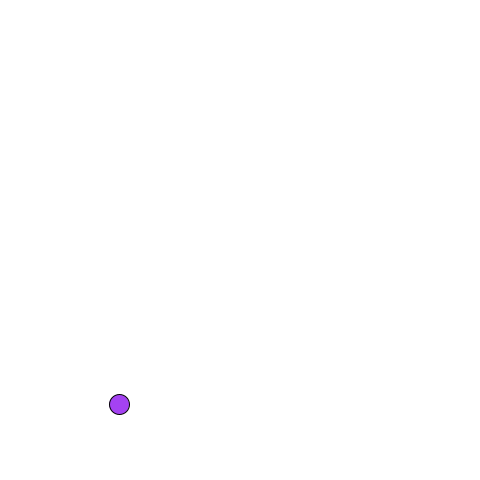
Frame 1 (no input)
Frame 60 (the mouse pressed at the canvas centre just before this capture): identical to frame 1, image omitted
Frame 120 (the mouse held since frame 60 and released just before this capture): identical to frame 1, image omitted

The Processing sketch that drew this single still picture (run headless with seeded random() and noise(); from frame 60 on, the mouse is pressed at the canvas centre):

// Processing sketch: T005_bouncyBall
// ── T005_bouncyBall.pde
Ball bbgun;
boolean[] keys;

void setup() {
  size(480, 480);
  frameRate(5);
  bbgun = new Ball();
  keys = new boolean[4];
  keys[0] = false;
  keys[1] = false;
  keys[2] = false;
  keys[3] = false;
}
void draw() {
  background(255);
  bbgun.control();
  bbgun.display();
}

class Ball {
  color c;
  float dim, xpos, ypos, xspeed, yspeed, acel, friction;

  Ball() {
    dim = 20;
    c = color(random(255), random(255), random(255));
    xpos = random(dim/2, width-dim/2);
    ypos = random(dim/2, height-dim/2);
    acel = 0.5;
    friction = 0.1;
  }
  void control() {
    if (keys[2]) {
      xspeed-=acel;
    } else if (keys[3]) {
      xspeed+=acel;
    } else if (xspeed>0) {
      xspeed-=acel;
    } else if (xspeed<0) {
      xspeed+=acel;
    }
    if (keys[0]) {
      yspeed-=acel;
    } else if (keys[1]) {
      yspeed+=acel;
    } else if (yspeed>0) {
      yspeed-=acel;
    } else if (yspeed<0) {
      yspeed+=acel;
    }
    xpos +=xspeed;
    ypos +=yspeed; 
    if (xpos>=width-dim/2 || xpos<=-dim/2) {
      xspeed=xspeed*(-1);
      c = color(random(255), random(255), random(255));
    }
    if (ypos>=height-dim/2 || ypos<=-dim/2) {
      yspeed=yspeed*(-1);
      c = color(random(255), random(255), random(255));
    }
  }
  void display() {
    fill(c);
    ellipse(xpos, ypos, dim, dim);
  }
}

void keyPressed() {
  if(key==CODED){if (key==UP) {
    keys[0]=true;
  }}
  if(key==CODED){if (key==DOWN) {
    keys[1]=true;
  }}
  if(key==CODED){if (key==LEFT) {
    keys[2]=true;
  }}
  if(key==CODED){if (key==RIGHT) {
    keys[3]=true;
  }}
}
void keyReleased() {
  if(key==CODED){if (key==UP) {
    keys[0]=false;
  }}
  if(key==CODED){if (key==DOWN) {
    keys[1]=false;
  }}
  if(key==CODED){if (key==LEFT) {
    keys[2]=false;
  }}
  if(key==CODED){if (key==RIGHT) {
    keys[3]=false;
  }}
}
